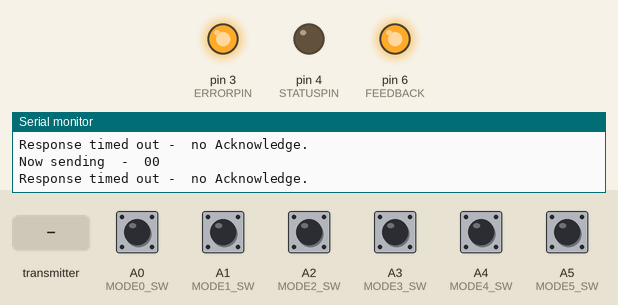
Simulated run of this sketch. Board: Arduino Uno, built with avr-gcc and run on an emulated ATmega328P. Shown: output pins drawn as LEDs (lit = HIGH), the last lines printed to the serial monitor. Inputs (shaded band) come from the test bench; at power-on: A0 (MODE0_SW), A1 (MODE1_SW), A2 (MODE2_SW), A3 (MODE3_SW), A4 (MODE4_SW), A5 (MODE5_SW) HIGH. No radio packets arrive unless stated.

Above: at 1.2 s.
1.3 s: the transmitter starts sending switchOn = 0
At 2.8 s:
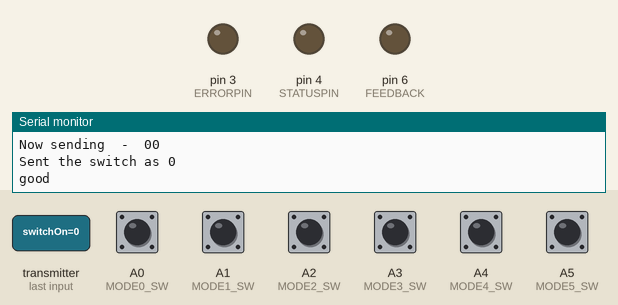
3.1 s: A0 (MODE0_SW) pulled LOW for 1 s
At 4.6 s:
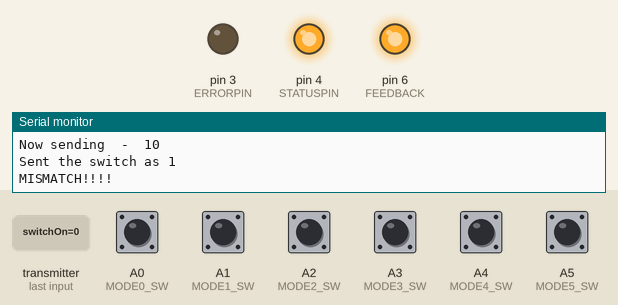
Timing chart, 0 to 6.1 s (numbered marks = the images above; inputs shaded):
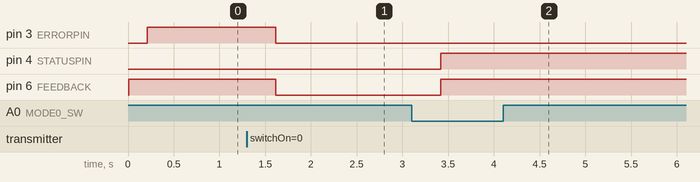

Measured:
- after the input at 1.3 s, pin 3 (ERRORPIN), pin 6 (FEEDBACK): HIGH → LOW after 0.31 s
- after the input at 3.1 s, pin 4 (STATUSPIN), pin 6 (FEEDBACK): LOW → HIGH after 0.32 s

The sketch:

skipsender.ino
```cpp
/*
Meant for the transmission of instructions to control an EL Sequencer. Based partially on Example code from:
YourDuinoStarter terry@yourduino.com
Uses the RF24 Library by TMRH20 and Maniacbug: https://github.com/TMRh20/RF24
Pinout goes here
  - CONNECTIONS:
   - nRF24L01 Radio Module: See http://arduino-info.wikispaces.com/Nrf24L01-2.4GHz-HowTo  // We're now using the +
   1 - GND
   2 - VCC 3.3V !!! NOT 5V
   3 - CE to Arduino pin 7
   4 - CSN to Arduino pin 8
   5 - SCK to Arduino pin 13
   6 - MOSI to Arduino pin 11
   7 - MISO to Arduino pin 12
   8 - UNUSED
*/

/*-----( Import needed libraries )-----*/
#include <SPI.h>   // Comes with Arduino IDE
#include "RF24.h"  // Download and Install (See above)
#include "printf.h" // Needed for "printDetails" Takes up some memory
/*-----( Declare Constants and Pin Numbers )-----*/
#define  CE_PIN  7   // The pins to be used for CE and SN
#define  CSN_PIN 8
#define  FEEDBACK 6

#define MODE0_SW  A0  // The Joystick push-down switch, will be used as a Digital input
#define MODE1_SW  A1  // The Joystick push-down switch, will be used as a Digital input
#define MODE2_SW  A2  // The Joystick push-down switch, will be used as a Digital input
#define MODE3_SW  A3  // The Joystick push-down switch, will be used as a Digital input
#define MODE4_SW  A4  // The Joystick push-down switch, will be used as a Digital input
#define MODE5_SW  A5  // The Joystick push-down switch, will be used as a Digital input


#define ERRORPIN 3
#define STATUSPIN 4

/*-----( Declare objects )-----*/
/* Hardware configuration: Set up nRF24L01 radio on SPI bus plus (usually) pins 7 & 8 (Can be changed) */
RF24 radio(CE_PIN, CSN_PIN);

/*-----( Declare Variables )-----*/
byte addresses[][6] = {"1Node", "2Node"}; // These will be the names of the "Pipes"

unsigned long timeNow;  // Used to grab the current time, calculate delays
unsigned long started_waiting_at;
boolean timeout;       // Timeout? True or False
uint8_t counter;   //For auto swapping modes
uint8_t mode;   //For auto swapping modes
//boolean hasHardware = false;
boolean hasHardware = true;

/**
  Create a data structure for transmitting and receiving data
  This allows many variables to be easily sent and received in a single transmission
  See http://www.cplusplus.com/doc/tutorial/structures/
*/
struct dataStruct {
 // unsigned long _micros;  // to save response times
  uint8_t switchOn;          // The Joystick push-down switch
  uint8_t switchOn2;          // The Joystick push-down switch
} myData;                 // This can be accessed in the form:  myData.Xposition  etc.


void setup()   /****** SETUP: RUNS ONCE ******/
{
  Serial.begin(115200);  // MUST reset the Serial Monitor to 115200 (lower right of window )
  // NOTE: The "F" in the print statements means "unchangable data; save in Flash Memory to conserve SRAM"
  Serial.println(F("Setting up the transmitter. Get ready!"));
  printf_begin(); // Needed for "printDetails" Takes up some memory
  pinMode(MODE0_SW, INPUT_PULLUP);  // Pin A2 will be used as a digital input
  pinMode(MODE1_SW, INPUT_PULLUP);  // Pin A2 will be used as a digital input
  pinMode(MODE2_SW, INPUT_PULLUP);  // Pin A2 will be used as a digital input
  pinMode(MODE3_SW, INPUT_PULLUP);  // Pin A2 will be used as a digital input
  pinMode(MODE4_SW, INPUT_PULLUP);  // Pin A2 will be used as a digital input
  pinMode(MODE5_SW, INPUT_PULLUP);  // Pin A2 will be used as a digital input


  pinMode(ERRORPIN, OUTPUT);
  pinMode(STATUSPIN, OUTPUT);
  pinMode(FEEDBACK, OUTPUT);
  digitalWrite(FEEDBACK, LOW);
  radio.begin();          // Initialize the nRF24L01 Radio
  radio.setChannel(108);  // Above most WiFi frequencies
  radio.setDataRate(RF24_250KBPS); // Fast enough.. Better range

  // Set the Power Amplifier Level low to prevent power supply related issues since this is a
  // getting_started sketch, and the likelihood of close proximity of the devices. RF24_PA_MAX is default.
  // PALevelcan be one of four levels: RF24_PA_MIN, RF24_PA_LOW, RF24_PA_HIGH and RF24_PA_MAX
  //radio.setPALevel(RF24_PA_LOW);
  radio.setPALevel(RF24_PA_MAX);


  // Open a writing and reading pipe on each radio, with opposite addresses
  radio.openWritingPipe(addresses[0]);
  radio.openReadingPipe(1, addresses[1]);

  // Start the radio listening for data
  radio.startListening();
counter = 0;
mode = 0;
//  radio.printDetails(); //Uncomment to show LOTS of debugging information
}//--(end setup )---


void loop()   /****** LOOP: RUNS CONSTANTLY ******/
{
  radio.stopListening();                                    // First, stop listening so we can talk.

  if (hasHardware)  // Set in variables at top
  {
    /*********************( Read the Joystick positions )*************************/
   bool switchZero  = !digitalRead(MODE0_SW);  // Invert the pulldown switch
   bool switchOne  = !digitalRead(MODE1_SW);  // Invert the pulldown switch
   bool switchTwo  = !digitalRead(MODE2_SW);  // Invert the pulldown switch
   bool switchThree  = !digitalRead(MODE3_SW);  // Invert the pulldown switch
   bool switchFour  = !digitalRead(MODE4_SW);  // Invert the pulldown switch
   bool switchFive  = !digitalRead(MODE5_SW);  // Invert the pulldown switch

if (switchOne && switchZero){
  mode = 5;
} else if (switchTwo && switchThree) {
  mode = 6;
}

else if (switchZero) {
  mode = 1;
} else  if (switchOne) {
  mode = 2;
} else  if (switchTwo) {
  mode = 3;
} else  if (switchThree) {
  mode = 4;
}
/*
if (counter >= 20) {
    counter = 0;
    mode++;
}
if (mode > 6) {
  mode = 1;
}
*/
myData.switchOn = mode;


 // myData._micros = micros();  // Send back for timing  //been having some issues with microseconds. Something about the difference between lilly pad and the uno

  if (myData.switchOn) {
     digitalWrite(STATUSPIN, HIGH);
  } else {
     digitalWrite(STATUSPIN, LOW);
  }


  Serial.print(F("Now sending  -  "));
  Serial.print(myData.switchOn);
  Serial.println(myData.switchOn2);
  if (!radio.write( &myData, sizeof(myData) )) {            // Send data, checking for error ("!" means NOT)
    Serial.println(F("Transmit failed "));
    digitalWrite(FEEDBACK, LOW);
  } else {
  digitalWrite(FEEDBACK, HIGH);
  }

  radio.startListening();                                    // Now, continue listening

  started_waiting_at = micros();               // timeout period, get the current microseconds
  timeout = false;                            //  variable to indicate if a response was received or not

  while ( ! radio.available() ) {                            // While nothing is received
    if (micros() - started_waiting_at > 200000 ) {           // If waited longer than 200ms, indicate timeout and exit while loop
      timeout = true;
      break;
    }
  }

  if ( timeout )
  { // Describe the results
    Serial.println(F("Response timed out -  no Acknowledge."));
    digitalWrite(ERRORPIN, HIGH);   // Only for transmission errors. For non matching data, use feedback pin
  }
  else
  {
    int tempx  = myData.switchOn;
    // Grab the response, compare, and send to Serial Monitor
    radio.read( &myData, sizeof(myData) );
    timeNow = micros();

    // Show it
    Serial.print(F("Sent the switch as "));
    Serial.println(tempx);

    digitalWrite(ERRORPIN, LOW);
    if (tempx != myData.switchOn) {
      Serial.println("MISMATCH!!!!");
      digitalWrite(FEEDBACK, HIGH);
    } else {
      Serial.println("good");
      digitalWrite(ERRORPIN, LOW);
      digitalWrite(FEEDBACK, LOW);
     // counter++;
    }
    //Serial.print(F(", Round-trip delay "));
  //  Serial.print(timeNow - myData._micros);
    //Serial.println(F(" microseconds "));
  }
 //  counter++;
  // Send again after delay. When working OK, change to something like 100
  delay(600);
  }
}//--(end main loop )---

/*-----( Declare User-written Functions )-----*/

// NONE YET
//*********( THE END )***********
```
